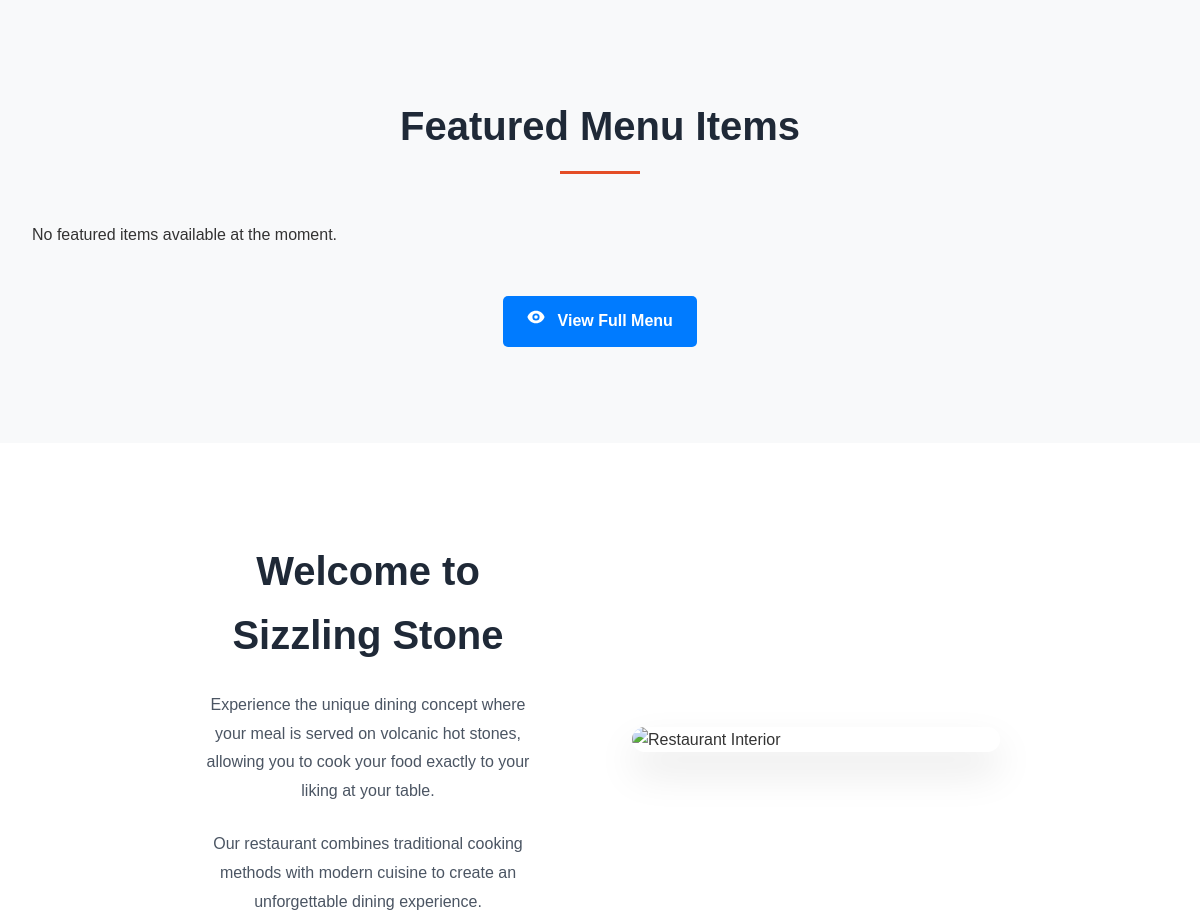
The app's page / (middle part), older data.
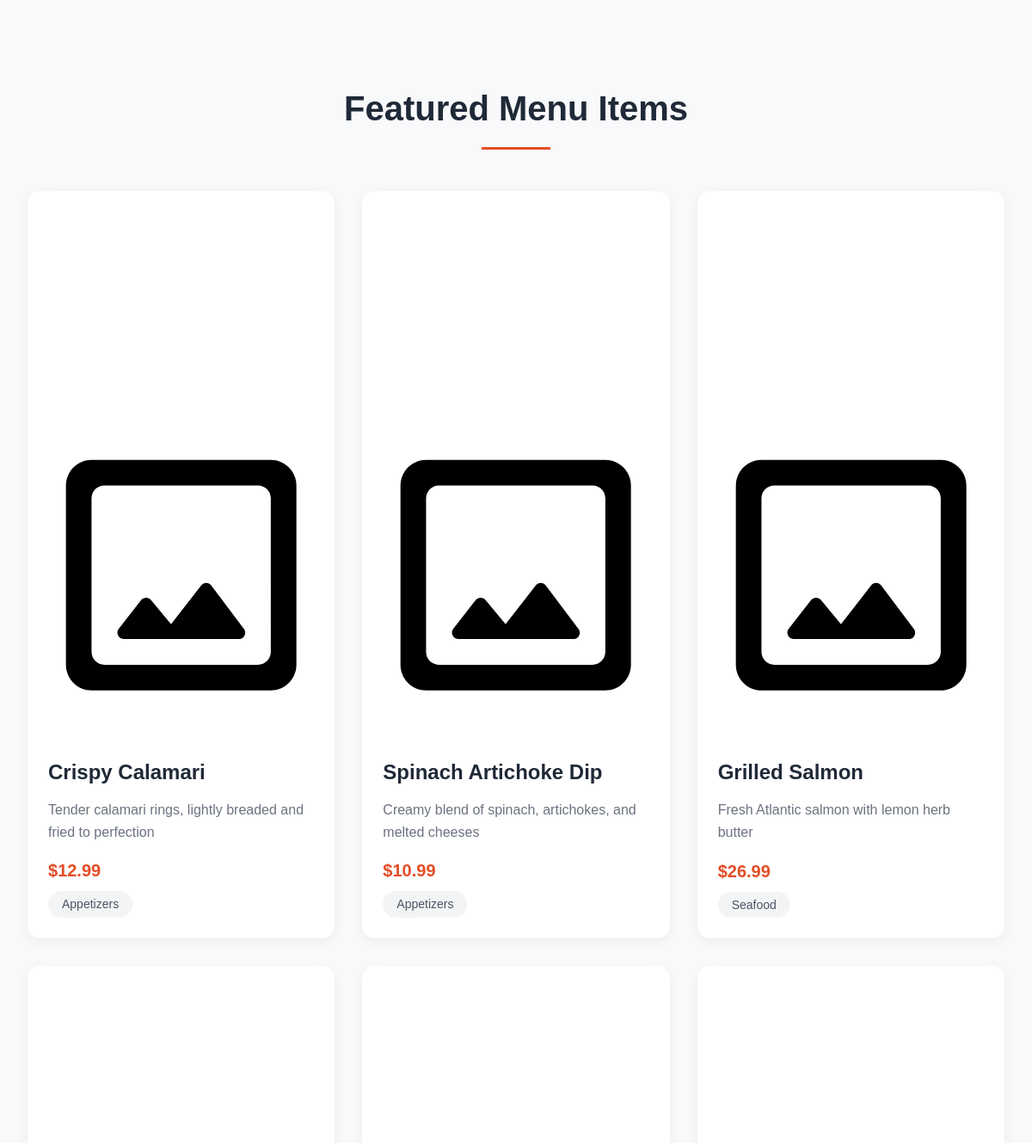
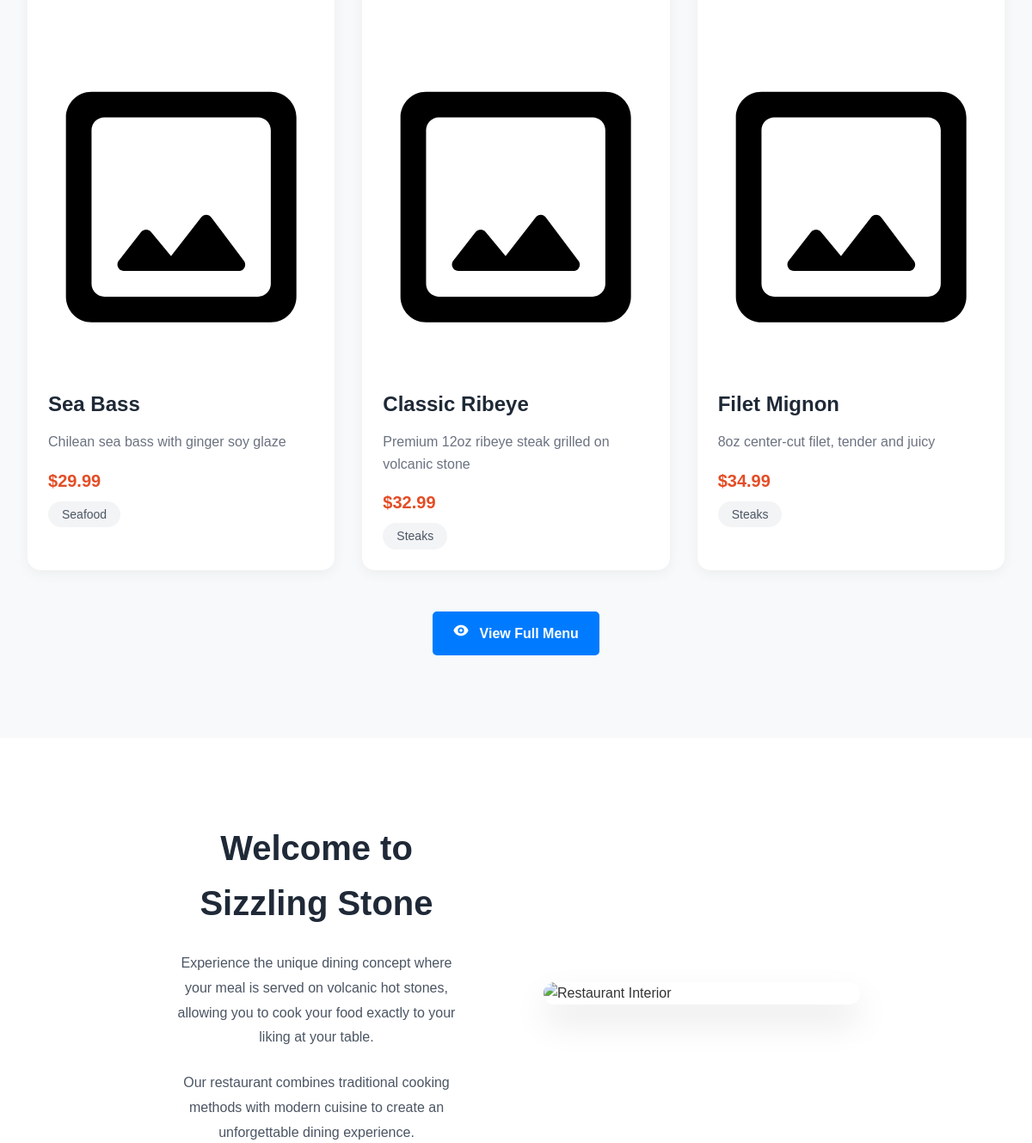
The same page, newer data (2 pictures, top to bottom).
### tables this page shows
CREATE TABLE IF NOT EXISTS menu_items (
    item_id INT PRIMARY KEY AUTO_INCREMENT,
    name VARCHAR(100),
    description TEXT,
    price DECIMAL(10,2),
    category VARCHAR(50),
    available BOOLEAN DEFAULT TRUE,
    image_path VARCHAR(255),
    is_featured BOOLEAN DEFAULT FALSE
);

### app/controllers/MenuController.php (called while the page is built, shortened)
<?php
require_once __DIR__ . '/../models/MenuItem.php';
class MenuController {
    private $menuItem;
    public function __construct() {
        $database = new Database();
        $db = $database->getConnection();
        $this->menuItem = new MenuItem($db);
    }
    public function getFeaturedItems() {
        return $this->menuItem->getFeaturedItems();
    }
}

### app/models/MenuItem.php (called while the page is built, shortened)
<?php
class MenuItem {
    private $conn;
    private $table_name = "menu_items";
    public function __construct($db) {
        $this->conn = $db;
    }
    public function getFeaturedItems() {
        $query = "SELECT * FROM " . $this->table_name . "
                WHERE is_featured = 1 AND available = 1
                ORDER BY category, name
                LIMIT 6";
        $stmt = $this->conn->prepare($query);
        $stmt->execute();
        if ($stmt->rowCount() == 0) {
            $query = "SELECT * FROM " . $this->table_name . "
                    WHERE available = 1
                    ORDER BY RAND()
                    LIMIT 6";
            $stmt = $this->conn->prepare($query);
            $stmt->execute();
        }
        return $stmt;
    }
}

### public/index.php (the view, shortened to what this page needs)
<?php
require_once __DIR__ . '/../app/controllers/MenuController.php';
$menuController = new MenuController();
$stmt = $menuController->getFeaturedItems();
$featuredItems = $stmt->fetchAll(PDO::FETCH_ASSOC);
?>
<!DOCTYPE html>
<html lang="en">
<head>
    <link rel="stylesheet" href="<?php echo BASE_URL; ?>public/css/style.css">
    <link rel="stylesheet" href="<?php echo BASE_URL; ?>public/css/home.css">
</head>
<body>
    <?php include __DIR__ . '/../app/views/includes/header.php'; ?>
    <section class="featured-menu">
        <div class="container">
            <h2 class="section-title">Featured Menu Items</h2>
            <div class="menu-grid">
                <?php if ($featuredItems && !empty($featuredItems)): ?>
                    <?php foreach ($featuredItems as $item): ?>
                        <div class="menu-item">
                            <div class="menu-item-image">
                                <?php if (!empty($item['image_url'])): ?>
                                    <img src="<?php echo BASE_URL . 'public/images/menu/' . $item['image_url']; ?>"
                                         alt="<?php echo htmlspecialchars($item['name']); ?>">
                                <?php else: ?>
                                    <div class="placeholder-image">
                                    </div>
                                <?php endif; ?>
                            </div>
                            <div class="menu-item-content">
                                <h3><?php echo htmlspecialchars($item['name']); ?></h3>
                                <p class="menu-item-description">
                                    <?php echo htmlspecialchars($item['description']); ?>
                                </p>
                                <p class="menu-item-price">$<?php echo number_format($item['price'], 2); ?></p>
                                <span class="menu-item-category"><?php echo htmlspecialchars($item['category']); ?></span>
                            </div>
                        </div>
                    <?php endforeach; ?>
                <?php else: ?>
                    <p class="no-items">No featured items available at the moment.</p>
                <?php endif; ?>
            </div>
            <div class="view-all-menu">
                <a href="<?php echo BASE_URL; ?>public/menu.php" class="btn btn-primary">
                    <svg viewBox="0 0 20 20" class="w-5 h-5">
                        <path d="M10 12a2 2 0 100-4 2 2 0 000 4z"/>
                        <path fill-rule="evenodd" d="M.458 10C1.732 5.943 5.522 3 10 3s8.268 2.943 9.542 7c-1.274 4.057-5.064 7-9.542 7S1.732 14.057.458 10zM14 10a4 4 0 11-8 0 4 4 0 018 0z" clip-rule="evenodd"/>
                    </svg>
                    View Full Menu
                </a>
            </div>
        </div>
    </section>
    <section class="about">
        <div class="container">
            <div class="about-content">
                <div class="about-text">
                    <h2>Welcome to Sizzling Stone</h2>
                    <p>Experience the unique dining concept where your meal is served on volcanic hot stones,
                       allowing you to cook your food exactly to your liking at your table.</p>
                    <p>Our restaurant combines traditional cooking methods with modern cuisine to create
                       an unforgettable dining experience.</p>
                </div>
                <div class="about-image">
                    <img src="<?php echo BASE_URL; ?>public/images/restaurant.jpg" alt="Restaurant Interior">
                </div>
            </div>
        </div>
    </section>
</body>
</html>

Row changes from the older to the newer data that the page shows:
added menu_items: name "Crispy Calamari", description "Tender calamari rings, lightly breaded and fried to perfection", price "12.99", category "Appetizers"
added menu_items: name "Spinach Artichoke Dip", description "Creamy blend of spinach, artichokes, and melted cheeses", price "10.99", category "Appetizers"
added menu_items: name "Grilled Salmon", description "Fresh Atlantic salmon with lemon herb butter", price "26.99", category "Seafood"
added menu_items: name "Sea Bass", description "Chilean sea bass with ginger soy glaze", price "29.99", category "Seafood"
added menu_items: name "Classic Ribeye", description "Premium 12oz ribeye steak grilled on volcanic stone", price "32.99", category "Steaks"
added menu_items: name "Filet Mignon", description "8oz center-cut filet, tender and juicy", price "34.99", category "Steaks"
Text that changed along with them:
text no longer shown: "No featured items available at the moment."
